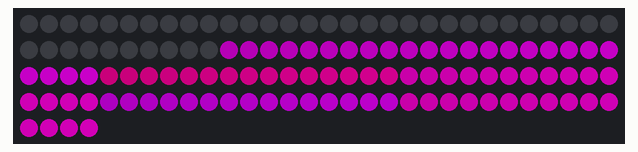
Simulated run of this sketch. Board: Arduino Uno, built with avr-gcc and run on an emulated ATmega328P. Parts: 124 RGB LEDs in strip order, left to right, continuing on the next row. Dim RGB values are drawn brighter than linear.

Above: at 0.16 s.
At 4.73 s:
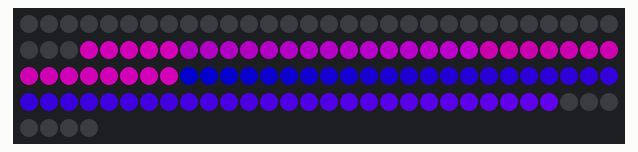
At 9.29 s:
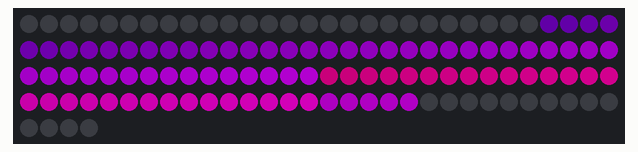
At 19.94 s:
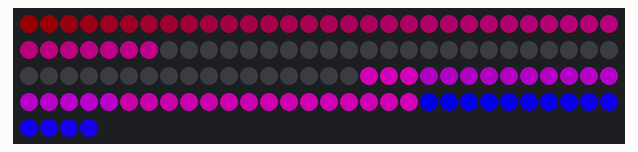
At 29.08 s:
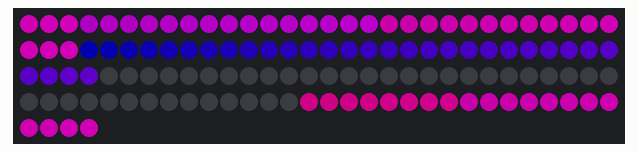
At 39.45 s:
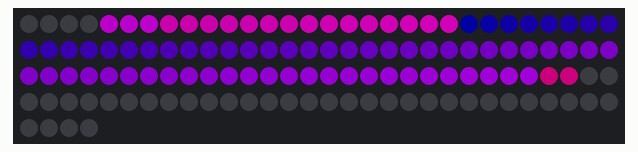

The sketch:

wind_chimes_20170501_5_modulo.ino
```cpp
//NeoPixel 144
//

#include <Adafruit_NeoPixel.h>
#ifdef __AVR__
#include <avr/power.h>
#endif

#define PIN 6

#define BRIGHTNESS 200

Adafruit_NeoPixel strip = Adafruit_NeoPixel(124, PIN, NEO_GRB + NEO_KHZ800);

void setup() {


  strip.setBrightness(BRIGHTNESS);
  strip.begin();
  strip.clear();
  strip.show(); // Initialize all pixels to 'off'
}

void loop() {
  whiteOverRainbow(1, 3, 40); // whiteSpeed * whiteLength(wind speed *10) = 120
}


void whiteOverRainbow(uint8_t wait, uint8_t whiteSpeed, uint8_t whiteLength ) {

  if (whiteLength >= strip.numPixels()) whiteLength = strip.numPixels() - 1;

  int head = whiteLength - 1;
  int tail = 0;

  int loops = 3;
  int loopNum = 0;

  static unsigned long lastTime = 0;


  while (true) {
    for (int j = 0; j < 256; j++) {
      for (uint16_t i = 0; i < strip.numPixels(); i++) {
        if ((i >= tail && i <= head) || (tail > head && i >= tail) || (tail > head && i <= head) ) {
          strip.setPixelColor(i, 0, 0, 0);
        }
        else {
          strip.setPixelColor(i, seoul(((i * 256 / strip.numPixels()) + j) & 255));
        }

      }

      if (millis() - lastTime > whiteSpeed) {
        head ++;
        tail ++ ;
        if (head == strip.numPixels()) {
          loopNum++;
        }
        lastTime = millis();
      }

      if (loopNum == loops) return;

      head %= strip.numPixels();
      tail %= strip.numPixels();
      strip.show();
      delay(wait);
    }
  }
}

uint32_t ny(byte WheelPos) {
  WheelPos = 255 - WheelPos;
  if (WheelPos < 62) {
    return strip.Color(0, 150 - WheelPos%60,150 - WheelPos%30);
  }
  if (WheelPos < 124) {
    WheelPos -= 62;
    return strip.Color(0, 150 - WheelPos%30, 150 - WheelPos%60);
  }
}

uint32_t seoul(byte WheelPos) {
  WheelPos = 255 - WheelPos;
  if (WheelPos < 62) {
    return strip.Color(160 - WheelPos%62,0, 140 - WheelPos%31);
  }
  if (WheelPos < 124) {
    WheelPos -= 62;
    return strip.Color(160 - WheelPos%31, 0, 140 - WheelPos%62);
  }
}

uint32_t somewhere(byte WheelPos) {
  WheelPos = 255 - WheelPos;
  if (WheelPos < 62) {
    return strip.Color(140 - WheelPos%31, 130 - WheelPos%31,200 - WheelPos%31);
  }
  if (WheelPos < 124) {
    WheelPos -= 62;
    return strip.Color(140 - WheelPos%31, 130 - WheelPos%31, 200 - WheelPos%31);
  }
}
```
